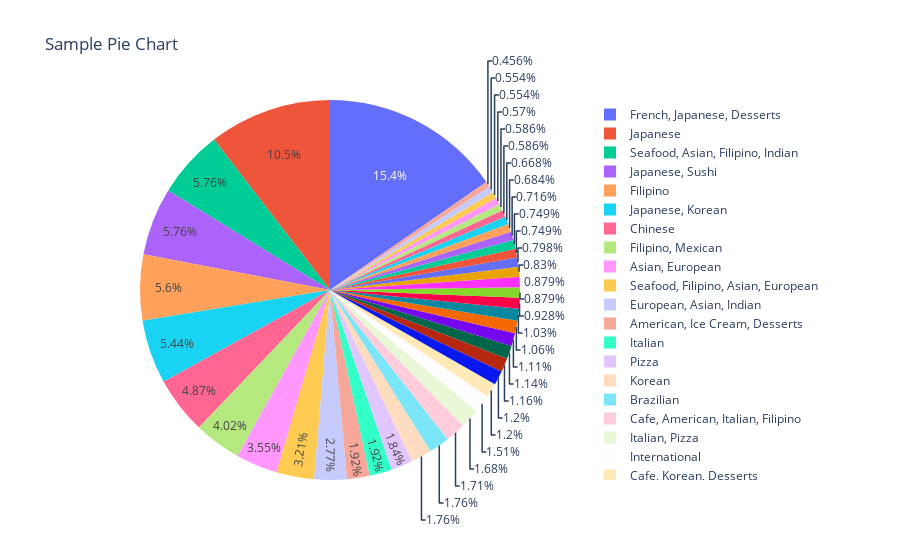

Write notebook code for a chart like this one.
### Code cell
# Create a pie chart figure
fig = go.Figure(data=[go.Pie(labels=Cuisines_L, values=Cuisines_m)])
# Set title
fig.update_layout(title_text='Sample Pie Chart')

# Show the plot
fig.show()

### Figure 1 — Plotly figure (JSON) as saved in the notebook; plotly's stock layout.template omitted (floating-point values rounded to 4 significant figures; data arrays with more than 128 entries replaced by an {"elided": "..."} marker saying what was removed)
{"data": [{"labels": {"elided": "9551 str values"}, "type": "pie", "values": [945, 511, 354, 354, 334, 299, 218, 197, 170, 149, 131, 118, 116, 112, 108, 105, 103, 83, 74, 74, 71, 70, 68, 65, 63, 62, 60, 56, 54, 54, 54, 53, 53, 51, 49, 49, 46, 46, 44, 44, 43, 42, 41, 36, 36, 35, 34, 34, 31, 28, 26, 24, 22, 22, 21]}], "layout": {"autosize": true, "title": {"text": "Sample Pie Chart"}}}
